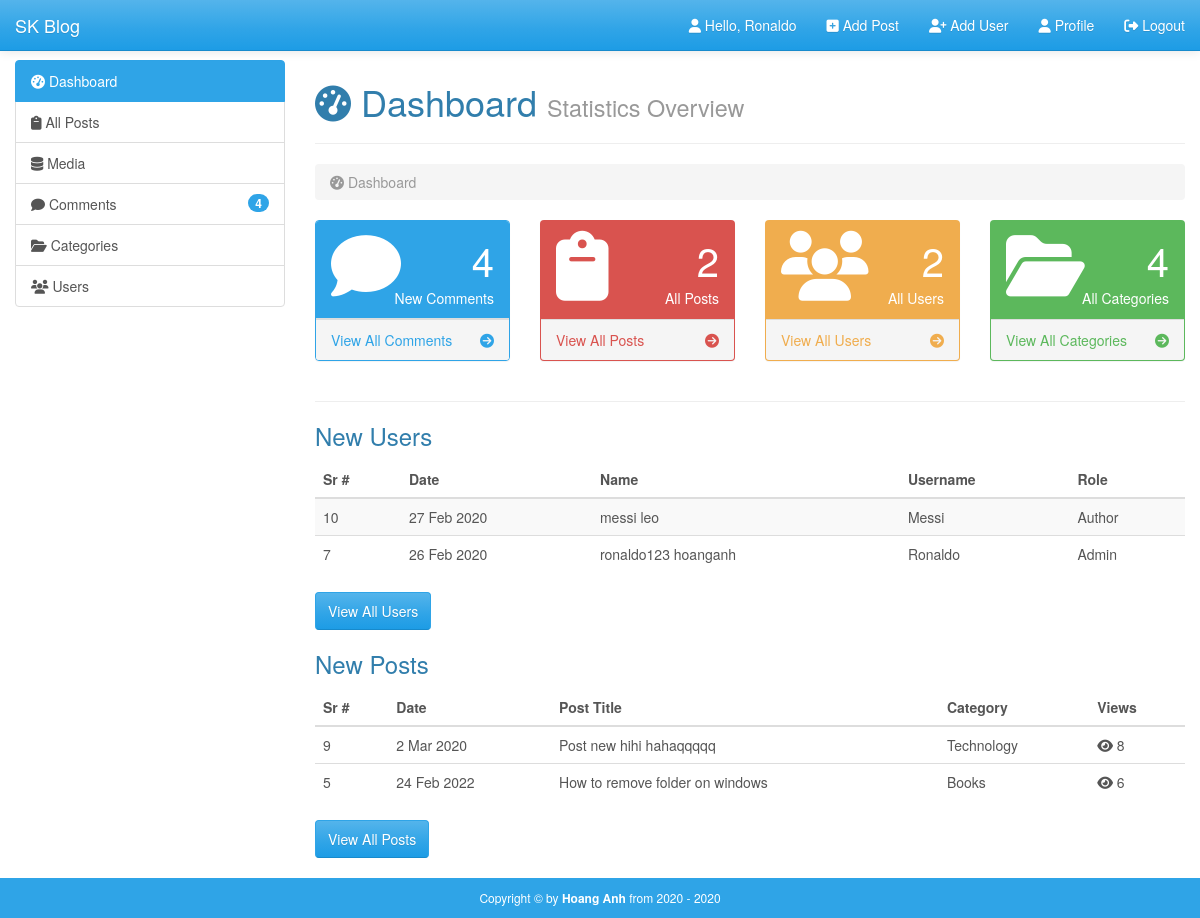
Page /admin/index.php (signed in) on the committed database.
### tables this page shows
CREATE TABLE `users` (
  `id` int(11) NOT NULL,
  `date` int(11) NOT NULL,
  `first_name` varchar(255) NOT NULL,
  `last_name` varchar(255) NOT NULL,
  `username` varchar(255) NOT NULL,
  `email` varchar(255) NOT NULL,
  `image` varchar(255) NOT NULL,
  `password` varchar(255) NOT NULL,
  `role` varchar(255) NOT NULL,
  `details` text NOT NULL,
  `salt` varchar(255) NOT NULL DEFAULT '$2y$10$quickbrownfoxjumpsover'
);

CREATE TABLE `posts` (
  `id` int(11) NOT NULL,
  `date` int(11) NOT NULL,
  `title` varchar(255) NOT NULL,
  `author` varchar(255) NOT NULL,
  `author_image` varchar(255) NOT NULL,
  `image` varchar(255) NOT NULL,
  `categories` varchar(255) NOT NULL,
  `tags` varchar(255) NOT NULL,
  `post_data` text NOT NULL,
  `views` int(11) NOT NULL,
  `status` varchar(255) NOT NULL
);

### admin/index.php (the view, shortened to what this page needs)
<?php
	require_once('inc/top.php');
	$comment_tag_query = "SELECT * FROM comments WHERE status = 'pending'";
	$category_tag_query = "SELECT * FROM categories";
	$users_tag_query = "SELECT * FROM users";
	$posts_tag_query = "SELECT * FROM posts";
	$com_tag_run = mysqli_query($con, $comment_tag_query);
	$cat_tag_run = mysqli_query($con, $category_tag_query);
	$user_tag_run = mysqli_query($con, $users_tag_query);
	$post_tag_run = mysqli_query($con, $posts_tag_query);
	$com_rows = mysqli_num_rows($com_tag_run);
	$cat_rows = mysqli_num_rows($cat_tag_run);
	$user_rows = mysqli_num_rows($user_tag_run);
	$post_rows = mysqli_num_rows($post_tag_run);
?>
</head>
<body>
	<div id="wrapper">
		<?php require_once('inc/header.php'); ?>
		<div class="container-fluid body-section">
			<div class="row">
				<div class="col-md-3">
					<?php require_once('inc/sidebar.php'); ?>
				</div>
				<div class="col-md-9">
					<h1><i class="fas fa-tachometer-alt"></i> Dashboard <small>Statistics Overview</small></h1><hr>
					<ol class="breadcrumb">
						<li class="active"><i class="fas fa-tachometer-alt"></i> Dashboard</li>
					</ol>
					<div class="row tag-boxes">
						<div class="col-md-6 col-lg-3">
							<div class="panel panel-primary">
								<div class="panel-heading">
									<div class="row">
										<div class="col-xs-3">
											<i class="fas fa-comment fa-5x"></i>
										</div>
										<div class="col-xs-9">
											<div class="text-right huge"><?php echo $com_rows;?></div>
											<div class="text-right">New Comments</div>
										</div>
									</div>
								</div>
								<a href="comments.php">
									<div class="panel-footer">
										<span class="pull-left">View All Comments</span>
										<span class="pull-right"><i class="fas fa-arrow-circle-right"></i></span>
										<div class="clearfix"></div>
									</div>
								</a>
							</div>
						</div>
						<div class="col-md-6 col-lg-3">
							<div class="panel panel-red">
								<div class="panel-heading">
									<div class="row">
										<div class="col-xs-3">
											<i class="fas fa-clipboard fa-5x"></i>
										</div>
										<div class="col-xs-9">
											<div class="text-right huge"><?php echo $post_rows;?></div>
											<div class="text-right">All Posts</div>
										</div>
									</div>
								</div>
								<a href="posts.php">
									<div class="panel-footer">
										<span class="pull-left">View All Posts</span>
										<span class="pull-right"><i class="fas fa-arrow-circle-right"></i></span>
										<div class="clearfix"></div>
									</div>
								</a>
							</div>
						</div>
						<div class="col-md-6 col-lg-3">
							<div class="panel panel-yellow">
								<div class="panel-heading">
									<div class="row">
										<div class="col-xs-3">
											<i class="fas fa-users fa-5x"></i>
										</div>
										<div class="col-xs-9">
											<div class="text-right huge"><?php echo $user_rows;?></div>
											<div class="text-right">All Users</div>
										</div>
									</div>
								</div>
								<a href="users.php">
									<div class="panel-footer">
										<span class="pull-left">View All Users</span>
										<span class="pull-right"><i class="fas fa-arrow-circle-right"></i></span>
										<div class="clearfix"></div>
									</div>
								</a>
							</div>
						</div>
						<div class="col-md-6 col-lg-3">
							<div class="panel panel-green">
								<div class="panel-heading">
									<div class="row">
										<div class="col-xs-3">
											<i class="fas fa-folder-open fa-5x"></i>
										</div>
										<div class="col-xs-9">
											<div class="text-right huge"><?php echo $cat_rows;?></div>
											<div class="text-right">All Categories</div>
										</div>
									</div>
								</div>
								<a href="categories.php">
									<div class="panel-footer">
										<span class="pull-left">View All Categories</span>
										<span class="pull-right"><i class="fas fa-arrow-circle-right"></i></span>
										<div class="clearfix"></div>
									</div>
								</a>
							</div>
						</div>
					</div><hr>
					<?php
						$get_users_query = "SELECT * FROM users ORDER BY id DESC LIMIT 5";
						$get_users_run = mysqli_query($con, $get_users_query);
						if(mysqli_num_rows($get_users_run) > 0 ) {
					?>
					<h3>New Users</h3>
					<table class="table table-hover table-striped">
						<thead>
							<tr>
								<th>Sr #</th>
								<th>Date</th>
								<th>Name</th>
								<th>Username</th>
								<th>Role</th>
							</tr>
						</thead>
						<tbody>
							<?php
								while($get_users_row = mysqli_fetch_array($get_users_run)) {
									$users_id = $get_users_row['id'];
									$users_date = getdate($get_users_row['date']);
									$users_day = $users_date['mday'];
									$users_month = substr($users_date['month'], 0, 3);
									$users_year = $users_date['year'];
									$users_firstname = $get_users_row['first_name'];
									$users_lastname = $get_users_row['last_name'];
									$users_fullname = "$users_firstname $users_lastname";
									$users_username = $get_users_row['username'];
									$users_role = $get_users_row['role'];
							?>
							<tr>
								<td><?php echo $users_id;?></td>
								<td><?php echo "$users_day $users_month $users_year";?></td>
								<td><?php echo $users_fullname;?></td>
								<td><?php echo ucfirst($users_username);?></td>
								<td><?php echo ucfirst($users_role);?></td>
							</tr>
							<?php
								}
							?>
						</tbody>
					</table>
					<a href="users.php" class="btn btn-primary">View All Users</a>
					<?php
						}
					?>
					<?php
						$get_posts_query = "SELECT * FROM posts ORDER BY id DESC LIMIT 5";
						$get_posts_run = mysqli_query($con, $get_posts_query);
						if(mysqli_num_rows($get_posts_run) > 0 ) {
					?>
					<h3>New Posts</h3>
					<table class="table">
						<thead>
							<tr>
								<th>Sr #</th>
								<th>Date</th>
								<th>Post Title</th>
								<th>Category</th>
								<th>Views</th>
							</tr>
						</thead>
						<tbody>
							<?php
								while($get_posts_row = mysqli_fetch_array($get_posts_run)) {
									$posts_id = $get_posts_row['id'];
									$posts_date = getdate($get_posts_row['date']);
									$posts_day = $posts_date['mday'];
									$posts_month = substr($posts_date['month'], 0, 3);
									$posts_year = $posts_date['year'];
									$posts_title = $get_posts_row['title'];
									$posts_categories = $get_posts_row['categories'];
									$posts_views = $get_posts_row['views'];
							?>
							<tr>
								<td><?php echo $posts_id;?></td>
								<td><?php echo "$posts_day $posts_month $posts_year";?></td>
								<td><?php echo $posts_title;?></td>
								<td><?php echo ucfirst($posts_categories);?></td>
								<td><i class="fas fa-eye"></i> <?php echo $posts_views;?></td>
							</tr>
							<?php
								}
							?>
						</tbody>
					</table>
					<a href="posts.php" class="btn btn-primary">View All Posts</a>
					<?php
						}
					?>
				</div>
			</div>
		</div>
<?php require_once('inc/footer.php'); ?>

### admin/css/style.css (style rules this page uses)
html, body { height: 100%; }
body { padding-top: 60px; }
.huge { font-size: 40px; }
.tag-boxes .panel-primary { border: 1px solid #2FA4E7; }
.tag-boxes .panel-red { color: white; background: #d9534f; }
.tag-boxes .panel-red a { color: #d9534f; }
.tag-boxes .panel-yellow { color: white; background: #f0ad4e; }
.tag-boxes .panel-yellow a { color: #f0ad4e; }
.tag-boxes .panel-green { color: white; background: #5cb85c; }
.tag-boxes .panel-green a { color: #5cb85c; }
#wrapper { min-height: 100%; position: relative; }
.body-section { padding-bottom: 60px; }

### rows in the picture
users: id "10", date "27", date "Feb", date "2020", users_fullname "messi leo", username "Messi", role "Author"
users: id "7", date "26", date "Feb", date "2020", users_fullname "ronaldo123 hoanganh", username "Ronaldo", role "Admin"
posts: id "9", date "2", date "Mar", date "2020", title "Post new hihi hahaqqqqq", categories "Technology", views "8"
posts: id "5", date "24", date "Feb", date "2022", title "How to remove folder on windows", categories "Books", views "6"

### other values in the picture
$session_username2 "Ronaldo"
$num_of_rows "4"
$com_rows "4"
$post_rows "2"
$user_rows "2"
$cat_rows "4"
